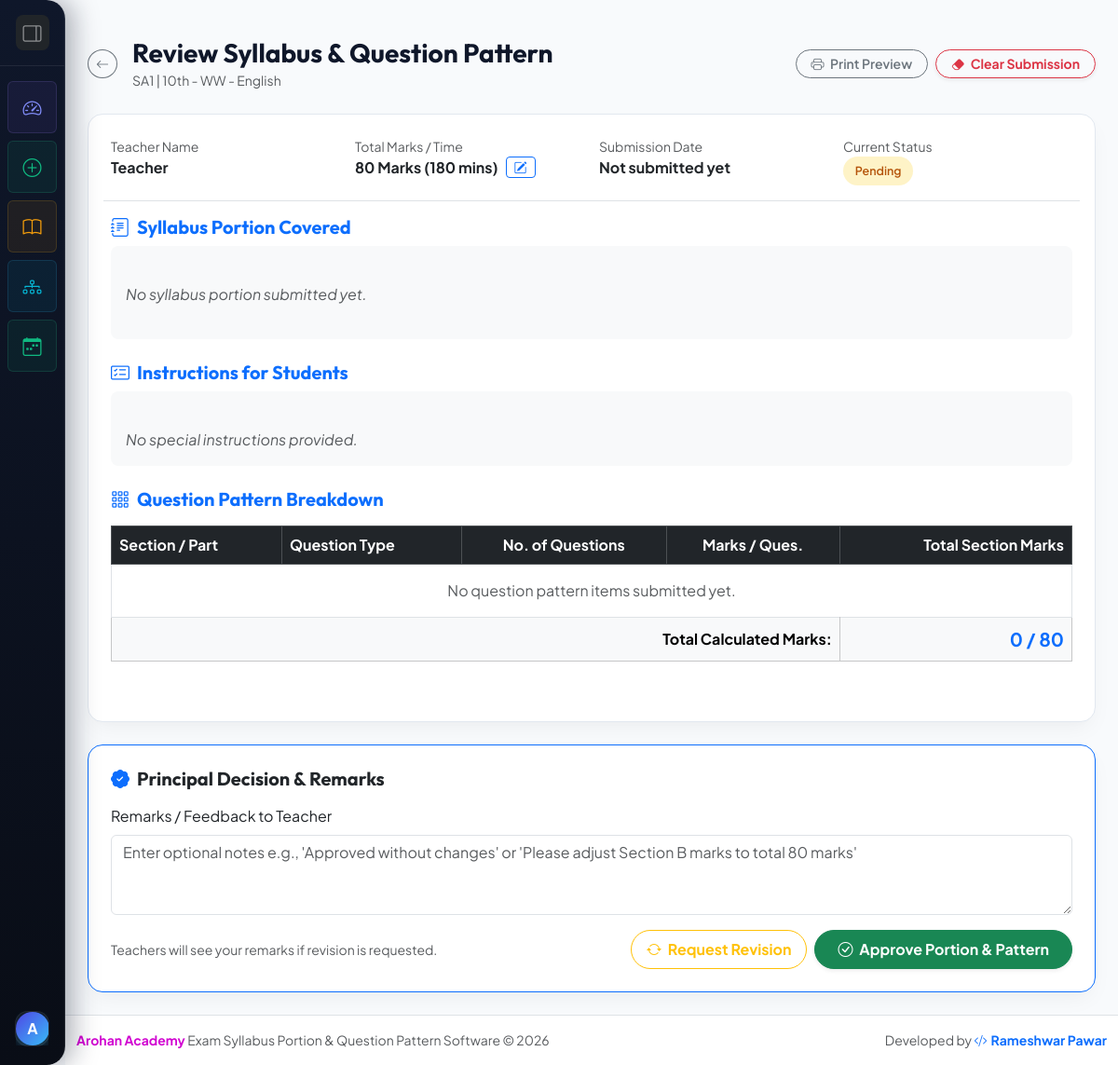
The app's page /submission/46145e73-1848-4c33-800c-a52b606738e7/review/ (signed in), older data.
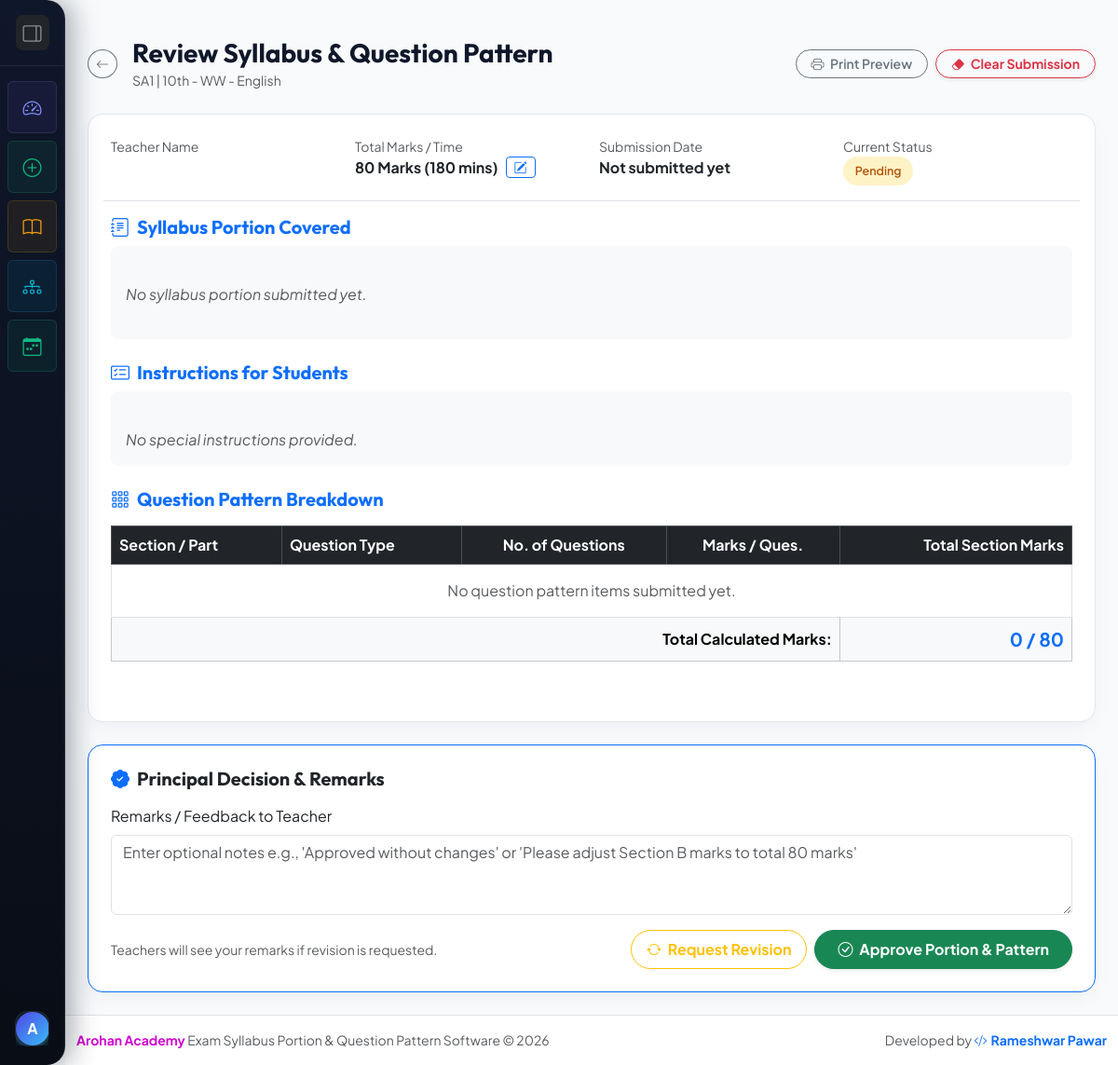
The same page, newer data.
### core/models.py (models this page shows, shortened)
class PortionSubmission(models.Model):
    STATUS_CHOICES = [
        ('PENDING', 'Pending Submission'),
        ('SUBMITTED', 'Submitted by Teacher'),
        ('APPROVED', 'Approved by Principal'),
        ('REVISION', 'Revision Requested'),
    ]
    id = models.UUIDField(primary_key=True, default=uuid.uuid4, editable=False)
    exam = models.ForeignKey(Exam, on_delete=models.CASCADE, related_name='submissions')
    master_subject = models.ForeignKey(MasterSubject, on_delete=models.SET_NULL, null=True, blank=True, related_name='submissions')
    division_ref = models.ForeignKey(Division, on_delete=models.SET_NULL, null=True, blank=True, related_name='submissions')
    class_name = models.CharField(max_length=100, db_index=True, help_text="e.g. Grade VIII(MM) or Class 10-A")
    subject_name = models.CharField(max_length=100, db_index=True, help_text="e.g. Mathematics, Physics")
    teacher_name = models.CharField(max_length=150, help_text="Teacher's full name")
    teacher_email = models.EmailField(blank=True, null=True, help_text="Optional teacher contact email")
    exam_date = models.DateField(blank=True, null=True, db_index=True, help_text="Date of exam e.g. 2026-07-06")
    syllabus_portion = models.TextField(blank=True, help_text="List chapters, topics, and units covered")
    instructions_for_students = models.TextField(blank=True, help_text="Special instructions for question paper e.g. Use of calculator allowed")
    total_marks = models.PositiveIntegerField(default=80)
    duration_minutes = models.PositiveIntegerField(default=180, help_text="Exam duration in minutes")
    order = models.PositiveIntegerField(default=0, db_index=True, help_text="Sequence order of subject for display and reports")
    status = models.CharField(max_length=20, choices=STATUS_CHOICES, default='PENDING', db_index=True)
    principal_remarks = models.TextField(blank=True, help_text="Remarks from Principal/Admin")
    submitted_at = models.DateTimeField(blank=True, null=True)
    created_at = models.DateTimeField(auto_now_add=True)
    updated_at = models.DateTimeField(auto_now=True)
    class Meta:
        ordering = ['order', 'class_name', 'subject_name']
        indexes = [
            models.Index(fields=['exam', 'status'], name='idx_sub_exam_status'),
            models.Index(fields=['exam', 'division_ref', 'master_subject'], name='idx_sub_exam_div_subj'),
            models.Index(fields=['exam', 'order', 'subject_name'], name='idx_sub_exam_order_subj'),
            models.Index(fields=['exam', 'subject_name', 'status'], name='idx_sub_exam_subj_status'),
        ]
    @property
    def display_class_name(self):
        if self.division_ref_id:
            return str(self.division_ref)
        return self.class_name
    @property
    def has_target_marks(self):
        return (self.total_marks or 0) > 0
    @property
    def has_target_duration(self):
        return (self.duration_minutes or 0) > 0
    @property
    def total_calculated_marks(self):
        return sum(item.total_marks for item in self.pattern_items.all())

class Exam(models.Model):
    title = models.CharField(max_length=200, help_text="e.g. PA-1 Exam 2026-2027")
    academic_year = models.CharField(max_length=50, help_text="e.g. 2026-2027")
    school_name = models.CharField(max_length=250, default="Arohan Academy School", help_text="School Name Header")
    header_subtitle = models.CharField(max_length=200, default="(Syllabus Paper & Time table)", help_text="Subtitle e.g. (Syllabus Paper & Time table)")
    note_text = models.CharField(max_length=300, default="NOTE: Kindly pay your wards fees before exam and collect the exam pass from the office.", help_text="Bottom note")
    hide_target_before_submission = models.BooleanField(
        default=False,
        help_text="Hide pre-set marks and duration before teacher submission so teachers enter them on submit.",
    )
    created_at = models.DateTimeField(auto_now_add=True, db_index=True)
    is_active = models.BooleanField(default=True, db_index=True)
    class Meta:
        ordering = ['-created_at']
        indexes = [
            models.Index(fields=['is_active', '-created_at'], name='idx_exam_active_created'),
        ]

class Division(models.Model):
    standard = models.CharField(max_length=50, help_text="e.g. 10th, Grade 9, Class 12")
    division_name = models.CharField(max_length=50, help_text="e.g. Div A, Section B, A, B")
    created_at = models.DateTimeField(auto_now_add=True)
    class Meta:
        ordering = ['standard', 'division_name']
        unique_together = ('standard', 'division_name')
    def __str__(self):
        return f"{self.standard} - {self.division_name}"

### core/views.py (the view, shortened to what this page needs)
# urls.py: path('submission/<uuid:submission_id>/review/', views.review_submission, name='review_submission'),
@login_required
def review_submission(request, submission_id):
    submission = get_object_or_404(
        PortionSubmission.objects
        .select_related('exam', 'division_ref')
        .prefetch_related('pattern_items'),
        id=submission_id,
    )
    return render(request, 'core/review_submission.html', {'submission': submission})

### templates/core/review_submission.html (shortened to what the changed rows need)
{% extends 'base.html' %}
{% block content %}
<div class="container-fluid px-md-4" style="max-width: 1200px;">
    <div class="d-flex align-items-center justify-content-between mb-4">
        <div class="d-flex align-items-center">
            <div>
                <h3 class="fw-bold mb-0">Review Syllabus & Question Pattern</h3>
                <span class="text-muted small">{{ submission.exam.title }} | {{ submission.display_class_name }} - {{ submission.subject_name }}</span>
            </div>
        </div>
    </div>
    <div class="card glass-card p-4 mb-4">
        <div class="row g-3 border-bottom pb-3 mb-3">
            <div class="col-md-3">
                <small class="text-muted d-block font-semibold">Teacher Name</small>
                <span class="fw-bold text-dark fs-6">{{ submission.teacher_name }}</span>
            </div>
            <div class="col-md-3">
                <div class="d-inline-flex align-items-center gap-2">
                    <span class="fw-bold text-dark fs-6">
                        {% if submission.status == 'PENDING' and not submission.has_target_marks and not submission.has_target_duration %}
                            <span class="text-secondary">From Teacher (Pending)</span>
                        {% elif submission.status == 'PENDING' and not submission.has_target_marks %}
                            From Teacher ({{ submission.duration_minutes }} mins)
                        {% elif submission.status == 'PENDING' and not submission.has_target_duration %}
                            {{ submission.total_marks }} Marks (Time from Teacher)
                        {% else %}
                            {{ submission.total_marks }} Marks ({{ submission.duration_minutes }} mins)
                        {% endif %}
                    </span>
                    <button type="button" class="btn btn-outline-primary btn-sm py-0 px-1.5" data-bs-toggle="modal" data-bs-target="#reviewEditMarksModal" title="Edit Marks & Timing">
                        <i class="bi bi-pencil-square"></i>
                    </button>
                </div>
            </div>
        </div>
        <div class="mb-4">
            <div class="table-responsive">
                <table class="table table-bordered align-middle">
                    <thead class="table-dark">
                        <tr>
                            <th>Section / Part</th>
                            <th>Question Type</th>
                            <th class="text-center">No. of Questions</th>
                            <th class="text-center">Marks / Ques.</th>
                            <th class="text-end">Total Section Marks</th>
                        </tr>
                    </thead>
                    <tfoot class="table-light">
                        <tr>
                            <th colspan="4" class="text-end">Total Calculated Marks:</th>
                            <th class="text-end text-primary fs-5 fw-bold">
                                {{ submission.total_calculated_marks }}{% if submission.has_target_marks %} / {{ submission.total_marks }}{% endif %}
                            </th>
                        </tr>
                    </tfoot>
                </table>
            </div>
        </div>
    </div>
</div>
{% endblock %}

Row changes from the older to the newer data that the page shows:
changed PortionSubmission "English": teacher_name "Teacher" → (not shown)
